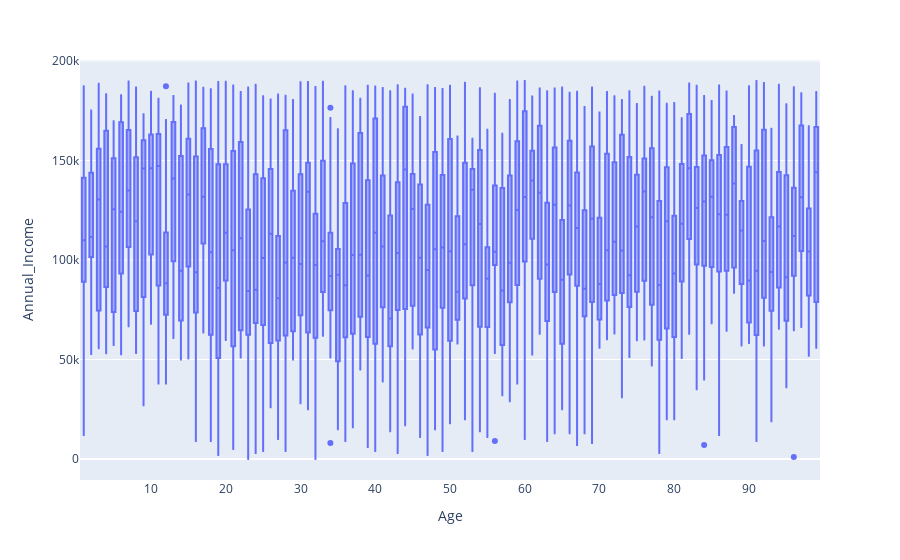

Notebook cell for this chart:
### Code cell
fig = px.box(df, y="Annual_Income",x='Age')
fig.show()

### Figure 1 — Plotly figure (JSON) as saved in the notebook; plotly's stock layout.template omitted (floating-point values rounded to 4 significant figures; data arrays with more than 128 entries replaced by an {"elided": "..."} marker saying what was removed)
{"data": [{"alignmentgroup": "True", "hovertemplate": "Age=%{x}<br>Annual_Income=%{y}<extra></extra>", "legendgroup": "", "marker": {"color": "#636efa"}, "name": "", "notched": false, "offsetgroup": "", "orientation": "v", "showlegend": false, "type": "box", "x": {"elided": "2000 int values"}, "x0": " ", "xaxis": "x", "y": {"elided": "2000 int values"}, "y0": " ", "yaxis": "y"}], "layout": {"boxmode": "group", "legend": {"tracegroupgap": 0}, "margin": {"t": 60}, "xaxis": {"anchor": "y", "domain": [0, 1], "title": {"text": "Age"}}, "yaxis": {"anchor": "x", "domain": [0, 1], "title": {"text": "Annual_Income"}}}}
